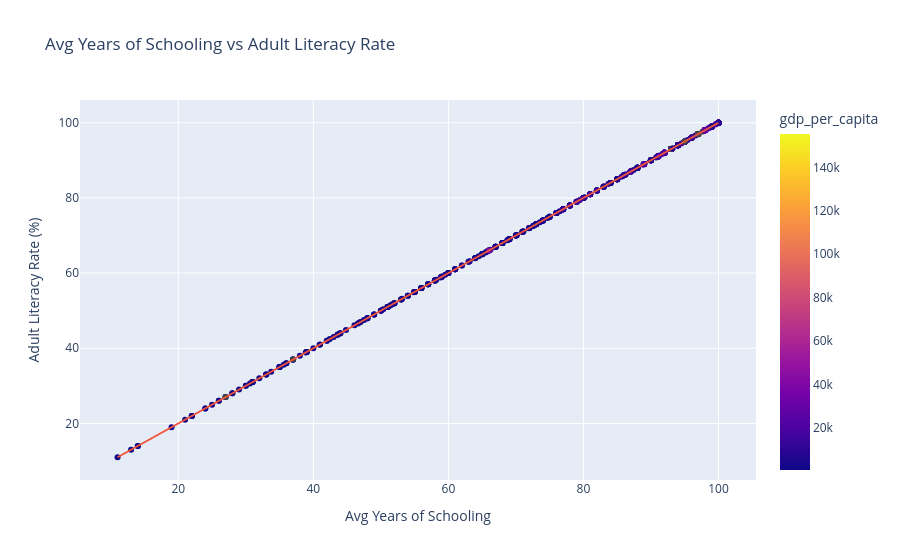

Notebook source saved alongside this figure:
### Code cell
# ── Schooling vs Literacy – Scatter (FIXED) ────────────────────────────────

import plotly.express as px

# Detect correct column name automatically
adult_col = [c for c in df_lit_edu.columns if 'adult' in c.lower()][0]

# Filter data
df_sv = df_lit_edu.dropna(subset=['avg_years_schooling', adult_col])

# Plot
fig = px.scatter(
    df_sv,
    x='avg_years_schooling',
    y=adult_col,
    hover_name='country',
    trendline='ols',
    title='Avg Years of Schooling vs Adult Literacy Rate',
    labels={
        'avg_years_schooling': 'Avg Years of Schooling',
        adult_col: 'Adult Literacy Rate (%)'
    },
    color='gdp_per_capita',
    color_continuous_scale='plasma'
)

fig.show()

### Figure 1 — Plotly figure (JSON) as saved in the notebook; plotly's stock layout.template omitted (floating-point values rounded to 4 significant figures; data arrays with more than 128 entries replaced by an {"elided": "..."} marker saying what was removed)
{"data": [{"hovertemplate": "<b>%{hovertext}</b><br><br>Avg Years of Schooling=%{x}<br>Adult Literacy Rate (%)=%{y}<br>gdp_per_capita=%{marker.color}<extra></extra>", "hovertext": {"elided": "833 str values"}, "legendgroup": "", "marker": {"color": {"elided": "833 float values"}, "coloraxis": "coloraxis", "symbol": "circle"}, "mode": "markers", "name": "", "orientation": "v", "showlegend": false, "type": "scatter", "x": {"elided": "833 float values"}, "xaxis": "x", "y": {"elided": "833 float values"}, "yaxis": "y"}, {"hovertemplate": "<b>OLS trendline</b><br>adult_literacy = 1 * avg_years_schooling + 1.50491e-13<br>R<sup>2</sup>=1.000000<br><br>Avg Years of Schooling=%{x}<br>Adult Literacy Rate (%)=%{y} <b>(trend)</b><extra></extra>", "legendgroup": "", "marker": {"symbol": "circle"}, "mode": "lines", "name": "", "showlegend": false, "type": "scatter", "x": {"elided": "833 float values"}, "xaxis": "x", "y": {"elided": "833 float values"}, "yaxis": "y"}], "layout": {"coloraxis": {"colorbar": {"title": {"text": "gdp_per_capita"}}, "colorscale": [[0, "#0d0887"], [0.1111, "#46039f"], [0.2222, "#7201a8"], [0.3333, "#9c179e"], [0.4444, "#bd3786"], [0.5556, "#d8576b"], [0.6667, "#ed7953"], [0.7778, "#fb9f3a"], [0.8889, "#fdca26"], [1, "#f0f921"]]}, "legend": {"tracegroupgap": 0}, "title": {"text": "Avg Years of Schooling vs Adult Literacy Rate"}, "xaxis": {"anchor": "y", "domain": [0, 1], "title": {"text": "Avg Years of Schooling"}}, "yaxis": {"anchor": "x", "domain": [0, 1], "title": {"text": "Adult Literacy Rate (%)"}}}}
